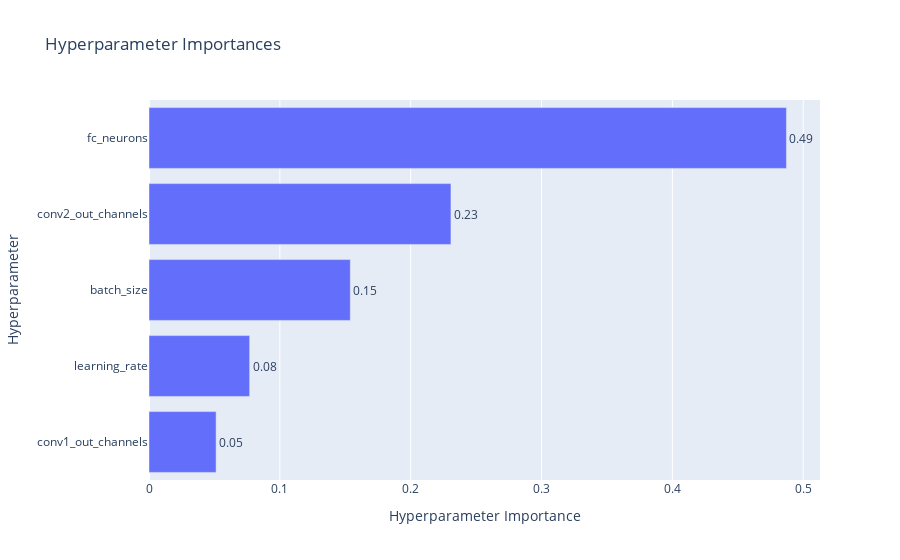

Here is the notebook cell this chart was saved with:
### Code cell
fig2 = plot_param_importances(study)
fig2.show()

### Figure 1 — Plotly figure (JSON) as saved in the notebook; plotly's stock layout.template omitted (floating-point values rounded to 4 significant figures)
{"data": [{"cliponaxis": false, "hovertemplate": ["conv1_out_channels (CategoricalDistribution): 0.051282051282051266<extra></extra>", "learning_rate (FloatDistribution): 0.07692307692307691<extra></extra>", "batch_size (CategoricalDistribution): 0.15384615384615383<extra></extra>", "conv2_out_channels (CategoricalDistribution): 0.23076923076923073<extra></extra>", "fc_neurons (CategoricalDistribution): 0.4871794871794872<extra></extra>"], "name": "Objective Value", "orientation": "h", "text": ["0.05", "0.08", "0.15", "0.23", "0.49"], "textposition": "outside", "type": "bar", "x": [0.05128, 0.07692, 0.1538, 0.2308, 0.4872], "y": ["conv1_out_channels", "learning_rate", "batch_size", "conv2_out_channels", "fc_neurons"]}], "layout": {"title": {"text": "Hyperparameter Importances"}, "xaxis": {"title": {"text": "Hyperparameter Importance"}}, "yaxis": {"title": {"text": "Hyperparameter"}}}}
